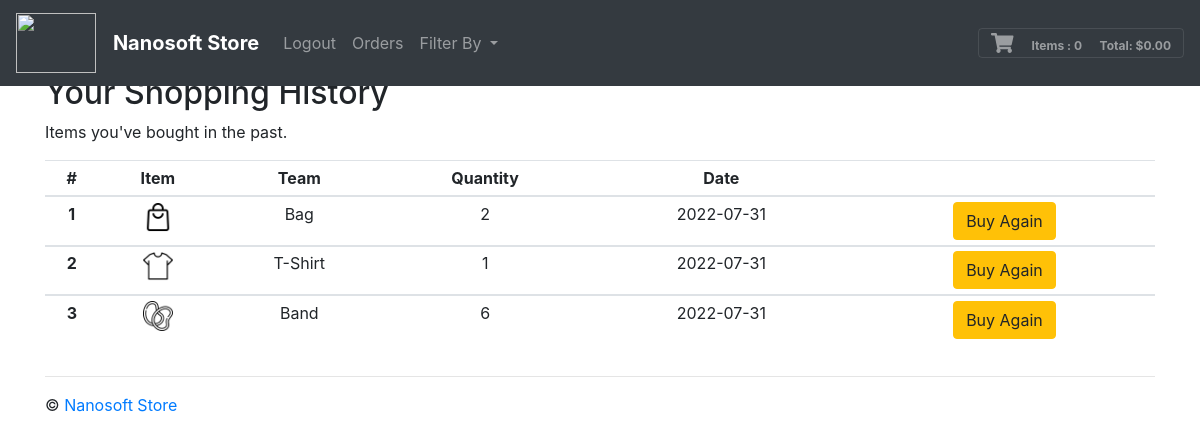
/history/ (signed in), run on the app's committed database.
### tables this page shows
CREATE TABLE 'purchases' ('uid' text, 'team' text, 'image' text, 'quantity' integer, 'id' INTEGER, 'date'  date NOT NULL DEFAULT CURRENT_DATE  );

### application.py (the view)
@app.route("/history/")
def history():
    shoppingCart = []
    shopLen = len(shoppingCart)
    totItems, total, display = 0, 0, 0
    myShirts = db.execute("SELECT * FROM purchases WHERE uid=:uid", uid=session["uid"])
    myShirtsLen = len(myShirts)
    return render_template("history.html", shoppingCart=shoppingCart, shopLen=shopLen, total=total, totItems=totItems, display=display, session=session, myShirts=myShirts, myShirtsLen=myShirtsLen)

### templates/history.html (shortened to what this page needs)
{% extends "base.html" %}
{% block body %}
      <div class="row">
        <div class="col-sm">
          <h2>Your Shopping History</h2>
          <p>Items you've bought in the past.</p>
          <table class="table table-sm">
            <thead>
              <tr>
                <th scope="col">#</th>
                <th scope="col">Item</th>
                <th scope="col">Team</th>
                <th scope="col">Quantity</th>
                <th scope="col">Date</th>
                <th scope="col"></th>
              </tr>
            </thead>
            <tbody>
            {% for i in range(myShirtsLen) %}
              <tr>
                <th scope="row">{{ i + 1 }}</th>
                <td><img src="/static/img/{{ myShirts[i]["image"] }}" width="30px" alt="{{ myShirts[i]["team"] }}" /></td>
                <td>{{ myShirts[i]["team"] }}</td>
                <td>{{ myShirts[i]["quantity"] }}</td>
                <td>{{ myShirts[i]["date"] }}</td>
                <td><a href="/filter/?id={{ myShirts[i]["id"] }}"><button type="button" class="btn btn-warning">Buy Again</button></a></td>
              </tr>
            </tbody>
            {% endfor %}
          </table>
        </div>
      </div>
    </div>
  </main>
{% endblock %}

### static/css/custom.css (style rules this page uses)
tr { text-align: center; }

### data on the page
purchases: image (picture), team "Bag", quantity "2", date "2022-07-31"
purchases: image (picture), team "T-Shirt", quantity "1", date "2022-07-31"
purchases: image (picture), team "Band", quantity "6", date "2022-07-31"

### other printed values
{{ totItems }} "0"
{{ '{:,.2f}'.format(total) }} "0.00"
{{ i + 1 }} "1" "2" "3"
